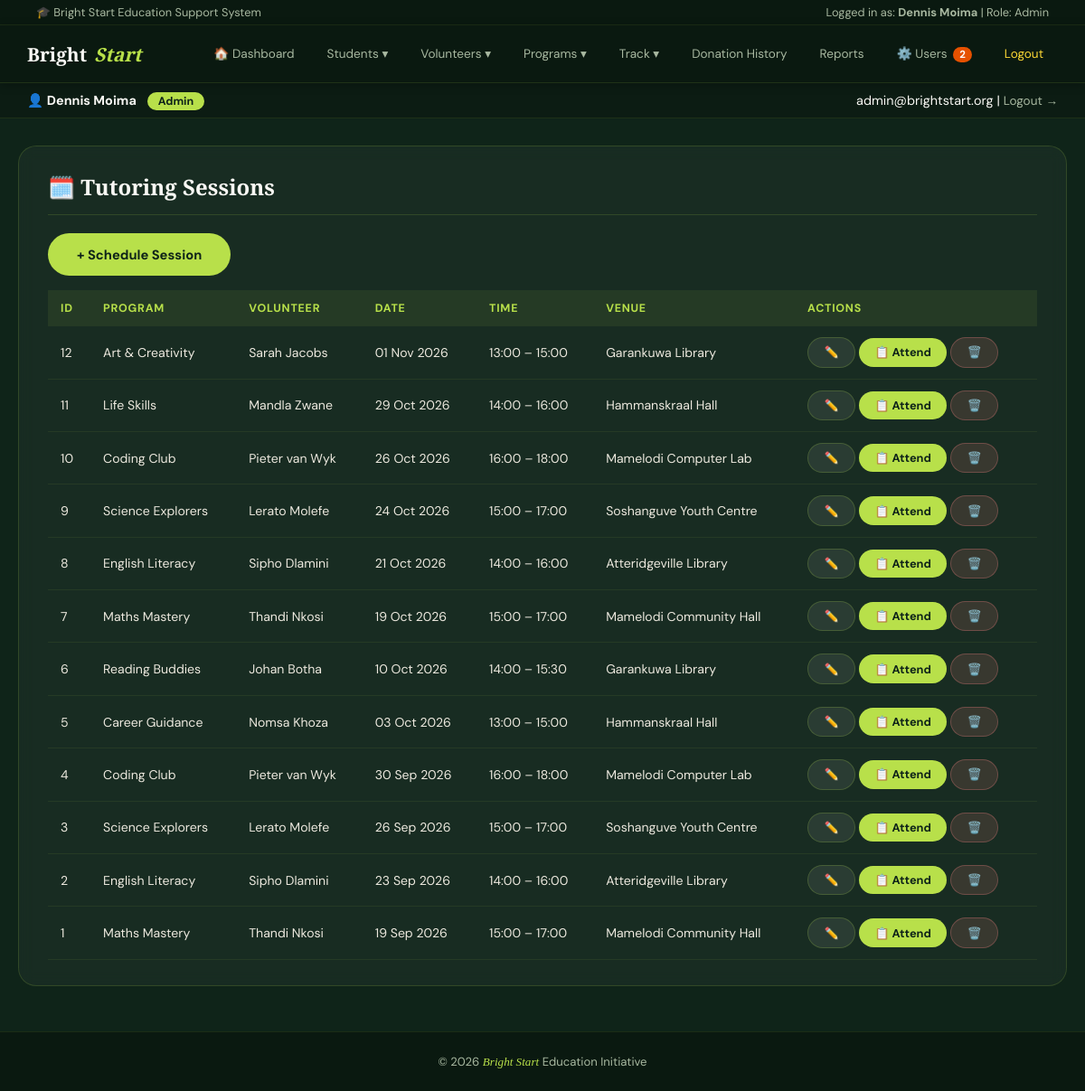
Page /sessions.php (signed in) on the committed database.
### tables this page shows
CREATE TABLE tblsession (
    SessionID   INT AUTO_INCREMENT PRIMARY KEY,
    ProgramID   INT NOT NULL,
    VolunteerID INT NOT NULL,
    SessionDate DATE NOT NULL,
    StartTime   TIME NOT NULL,
    EndTime     TIME NOT NULL,
    Venue       VARCHAR(120) NOT NULL,
    FOREIGN KEY (ProgramID)   REFERENCES tblprogram(ProgramID)     ON DELETE CASCADE,
    FOREIGN KEY (VolunteerID) REFERENCES tblvolunteer(VolunteerID) ON DELETE CASCADE
);

CREATE TABLE tblprogram (
    ProgramID   INT AUTO_INCREMENT PRIMARY KEY,
    ProgramName VARCHAR(100) NOT NULL,
    Description TEXT,
    StartDate   DATE NOT NULL,
    EndDate     DATE NOT NULL,
    Status      VARCHAR(20) NOT NULL DEFAULT 'Active'    
);

CREATE TABLE tblvolunteer (
    VolunteerID       INT AUTO_INCREMENT PRIMARY KEY,
    FullName          VARCHAR(100) NOT NULL,
    ContactEmail      VARCHAR(150) NOT NULL,
    ContactNumber     VARCHAR(20)  NOT NULL,
    SubjectSpeciality VARCHAR(100) NOT NULL,
    JoinDate          DATE NOT NULL,
    Status            VARCHAR(20) NOT NULL DEFAULT 'Active'    
);

### sessions.php (the view, shortened to what this page needs)
<?php
require_once 'includes/DBConn.php';
$action=$_GET['action']??'list';
$editSess=null;
$sessions=$conn->query(
    "SELECT s.*,p.ProgramName,v.FullName AS VolName
     FROM tblSession s
     JOIN tblProgram p ON s.ProgramID=p.ProgramID
     JOIN tblVolunteer v ON s.VolunteerID=v.VolunteerID
     ORDER BY s.SessionDate DESC"
);
$programs=$conn->query(
    "SELECT * FROM tblProgram WHERE Status='Active' ORDER BY ProgramName"
);
$volunteers=$conn->query(
    "SELECT * FROM tblVolunteer WHERE Status='Active' ORDER BY FullName"
);
?>
<!DOCTYPE html>
<html lang="en">
<head>
    <link rel="stylesheet" href="css/style.css">
</head>
<body>
<?php include 'includes/nav.php'; ?>
<div class="container">
    <?php if ($action==='add' || $action==='edit'): ?>
    <div class="card">
        <h2><?= $action==='edit' ? '✏️ Edit Session' : '🗓️ Schedule Session' ?></h2>
        <form method="POST" action="sessions.php">
            <input type="hidden" name="action"
                   value="<?= $action==='edit'?'update':'add' ?>">
            <?php if ($editSess): ?>
                <input type="hidden" name="sess_id"
                       value="<?= $editSess['SessionID'] ?>">
            <?php endif; ?>
            <div class="form-grid-2">
                <div class="form-group">
                    <label>Program *</label>
                    <select name="program_id" required>
                        <option value="">-- Select Program --</option>
                        <?php
                        $programs->data_seek(0);
                        while ($p=$programs->fetch_assoc()): ?>
                            <option value="<?= $p['ProgramID'] ?>"
                                <?= ($editSess['ProgramID']??0)==$p['ProgramID']
                                    ?'selected':'' ?>>
                                <?= htmlspecialchars($p['ProgramName']) ?>
                            </option>
                        <?php endwhile; ?>
                    </select>
                </div>
                <div class="form-group">
                    <label>Volunteer *</label>
                    <select name="volunteer_id" required>
                        <option value="">-- Select Volunteer --</option>
                        <?php
                        $volunteers->data_seek(0);
                        while ($v=$volunteers->fetch_assoc()): ?>
                            <option value="<?= $v['VolunteerID'] ?>"
                                <?= ($editSess['VolunteerID']??0)==$v['VolunteerID']
                                    ?'selected':'' ?>>
                                <?= htmlspecialchars(
                                    $v['FullName'].' – '.$v['SubjectSpeciality']
                                ) ?>
                            </option>
                        <?php endwhile; ?>
                    </select>
                </div>
                <div class="form-group">
                    <label>Session Date *</label>
                    <input type="date" name="session_date" required
                           value="<?= $editSess['SessionDate']??'' ?>">
                </div>
                <div class="form-group">
                    <label>Venue *</label>
                    <input type="text" name="venue" required
                           value="<?= htmlspecialchars($editSess['Venue']??'') ?>"
                           placeholder="Soweto Community Hall">
                </div>
                <div class="form-group">
                    <label>Start Time *</label>
                    <input type="time" name="start_time" required
                           value="<?= $editSess['StartTime']??'' ?>">
                </div>
                <div class="form-group">
                    <label>End Time *</label>
                    <input type="time" name="end_time" required
                           value="<?= $editSess['EndTime']??'' ?>">
                </div>
            </div>
            <div style="display:flex; gap:10px; margin-top:10px;">
                <button type="submit" class="btn btn-primary">
                    <?= $action==='edit' ? '💾 Update' : '✅ Schedule Session' ?>
                </button>
                <a href="sessions.php" class="btn btn-warning">Cancel</a>
            </div>
        </form>
    </div>
    <?php else: ?>
    <div class="card">
        <h2>🗓️ Tutoring Sessions</h2>
        <div style="margin-bottom:16px;">
            <a href="sessions.php?action=add" class="btn btn-accent">
                + Schedule Session
            </a>
        </div>
        <table class="data-table">
            <thead>
                <tr>
                    <th>ID</th><th>Program</th><th>Volunteer</th>
                    <th>Date</th><th>Time</th><th>Venue</th><th>Actions</th>
                </tr>
            </thead>
            <tbody>
            <?php if ($sessions && $sessions->num_rows>0):
                while ($s=$sessions->fetch_assoc()): ?>
                <tr>
                    <td><?= $s['SessionID'] ?></td>
                    <td><?= htmlspecialchars($s['ProgramName']) ?></td>
                    <td><?= htmlspecialchars($s['VolName']) ?></td>
                    <td><?= date('d M Y',strtotime($s['SessionDate'])) ?></td>
                    <td>
                        <?= substr($s['StartTime'],0,5) ?>
                        –
                        <?= substr($s['EndTime'],0,5) ?>
                    </td>
                    <td><?= htmlspecialchars($s['Venue']) ?></td>
                    <td style="white-space:nowrap;">
                        <a href="sessions.php?action=edit&id=<?= $s['SessionID'] ?>"
                           class="btn btn-warning btn-sm">✏️</a>
                        <a href="attendance.php?session_id=<?= $s['SessionID'] ?>"
                           class="btn btn-primary btn-sm">📋 Attend</a>
                        <a href="sessions.php?delete=<?= $s['SessionID'] ?>"
                           class="btn btn-danger btn-sm"
                           onclick="return confirm('Delete?')">🗑️</a>
                    </td>
                </tr>
            <?php endwhile;
            endif; ?>
            </tbody>
        </table>
    </div>
    <?php endif; ?>
</div>
<footer>
    <p>&copy; 2026 <span>Bright Start</span> Education Initiative</p>
</footer>
</body>
</html>

### css/style.css (style rules this page uses)
:root { --primary: #1a3a2a; --secondary: #2d5a3d; --green-deep: #0f2419; --accent: #b8e04a; --accent-dark: #d4f06e; --light-bg: #16301f; --white: #f9f8f4; --off-white: #ede9df; --text-dark: #f9f8f4; --text-light: #a8b8a0; --border: rgba(184,224,74,0.2); --success: #b8e04a; --warning: #f0a500; --danger: #f08080; --font: 'DM Sans', sans-serif; --font-heading:'Playfair Display', serif; }
*, *::before, *::after { box-sizing: border-box; margin: 0; padding: 0; }
body { font-family: var(--font); background: var(--green-deep); color: var(--white); min-height: 100vh; }
.container { max-width: 1200px; margin: 30px auto; padding: 0 20px; }
.card { background: rgba(255,255,255,0.04); border: 1px solid rgba(184,224,74,0.15); border-radius: 1.25rem; padding: 28px 32px; margin-bottom: 24px; backdrop-filter: blur(8px); }
.card h2 { margin-bottom: 20px; color: var(--white); font-family: var(--font-heading); font-size: 1.5rem; padding-bottom: 14px; border-bottom: 1px solid rgba(184,224,74,0.15); display: flex; align-items: center; gap: 8px; }
.btn { display: inline-block; padding: 0.85rem 2rem; border: none; border-radius: 100px; font-size: .92rem; font-weight: 700; cursor: pointer; text-decoration: none; font-family: var(--font); transition: background .2s, transform .15s, opacity .2s; }
.btn-primary { background: var(--accent); color: var(--green-deep); }
.btn-accent { background: var(--accent); color: var(--green-deep); }
.btn-danger { background: rgba(240,128,128,0.15); color: #f08080; border: 1px solid rgba(240,128,128,0.3); }
.btn-warning { background: rgba(255,255,255,0.08); color: var(--off-white); border: 1px solid rgba(184,224,74,0.2); }
.btn-sm { padding: 0.45rem 1.1rem; font-size: .8rem; }
.data-table { width: 100%; border-collapse: collapse; font-size: .88rem; margin-top: 8px; }
.data-table thead tr { background: rgba(184,224,74,0.08); }
.data-table thead th { padding: 12px 14px; text-align: left; font-weight: 700; color: var(--accent); font-size: .78rem; letter-spacing: .06em; text-transform: uppercase; }
.data-table tbody tr { border-bottom: 1px solid rgba(184,224,74,0.08); transition: background .15s; }
.data-table tbody td { padding: 12px 14px; vertical-align: middle; color: var(--off-white); }
footer { background: rgba(10,24,16,0.9); color: var(--text-light); text-align: center; padding: 24px; font-size: .82rem; margin-top: 50px; border-top: 1px solid rgba(184,224,74,0.1); }
footer span { color: var(--accent); font-style: italic; font-family: var(--font-heading); }

### rows in the picture
tblsession: SessionID "12", ProgramID.ProgramName "Art & Creativity", VolunteerID.FullName "Sarah Jacobs", SessionDate "01 Nov 2026", StartTime "13:00", EndTime "15:00", Venue "Garankuwa Library"
tblsession: SessionID "11", ProgramID.ProgramName "Life Skills", VolunteerID.FullName "Mandla Zwane", SessionDate "29 Oct 2026", StartTime "14:00", EndTime "16:00", Venue "Hammanskraal Hall"
tblsession: SessionID "10", ProgramID.ProgramName "Coding Club", VolunteerID.FullName "Pieter van Wyk", SessionDate "26 Oct 2026", StartTime "16:00", EndTime "18:00", Venue "Mamelodi Computer Lab"
tblsession: SessionID "9", ProgramID.ProgramName "Science Explorers", VolunteerID.FullName "Lerato Molefe", SessionDate "24 Oct 2026", StartTime "15:00", EndTime "17:00", Venue "Soshanguve Youth Centre"
tblsession: SessionID "8", ProgramID.ProgramName "English Literacy", VolunteerID.FullName "Sipho Dlamini", SessionDate "21 Oct 2026", StartTime "14:00", EndTime "16:00", Venue "Atteridgeville Library"
tblsession: SessionID "7", ProgramID.ProgramName "Maths Mastery", VolunteerID.FullName "Thandi Nkosi", SessionDate "19 Oct 2026", StartTime "15:00", EndTime "17:00", Venue "Mamelodi Community Hall"
tblsession: SessionID "6", ProgramID.ProgramName "Reading Buddies", VolunteerID.FullName "Johan Botha", SessionDate "10 Oct 2026", StartTime "14:00", EndTime "15:30", Venue "Garankuwa Library"
tblsession: SessionID "5", ProgramID.ProgramName "Career Guidance", VolunteerID.FullName "Nomsa Khoza", SessionDate "03 Oct 2026", StartTime "13:00", EndTime "15:00", Venue "Hammanskraal Hall"
tblsession: SessionID "4", ProgramID.ProgramName "Coding Club", VolunteerID.FullName "Pieter van Wyk", SessionDate "30 Sep 2026", StartTime "16:00", EndTime "18:00", Venue "Mamelodi Computer Lab"
tblsession: SessionID "3", ProgramID.ProgramName "Science Explorers", VolunteerID.FullName "Lerato Molefe", SessionDate "26 Sep 2026", StartTime "15:00", EndTime "17:00", Venue "Soshanguve Youth Centre"
tblsession: SessionID "2", ProgramID.ProgramName "English Literacy", VolunteerID.FullName "Sipho Dlamini", SessionDate "23 Sep 2026", StartTime "14:00", EndTime "16:00", Venue "Atteridgeville Library"
tblsession: SessionID "1", ProgramID.ProgramName "Maths Mastery", VolunteerID.FullName "Thandi Nkosi", SessionDate "19 Sep 2026", StartTime "15:00", EndTime "17:00", Venue "Mamelodi Community Hall"

### other values in the picture
$currentUser "Dennis Moima"
$currentRole "Admin"
$pendingNavCount "2"
$currentEmail "admin@brightstart.org"
